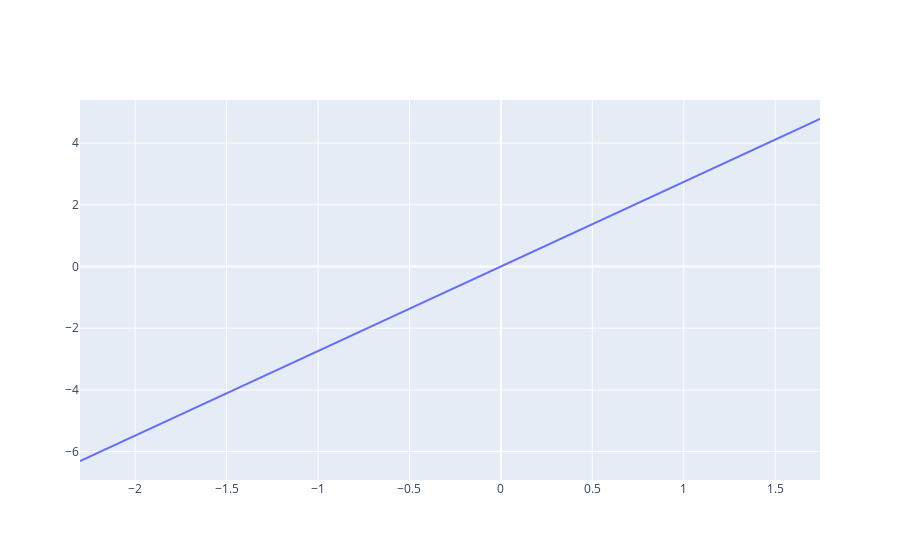

Notebook source saved alongside this figure:
### Code cell
plotting_2(coef)

### Figure 1 — Plotly figure (JSON) as saved in the notebook; plotly's stock layout.template omitted (floating-point values rounded to 4 significant figures)
{"data": [{"mode": "lines", "type": "scatter", "x": [-2.302, -0.7612, -0.5282, 1.745, 0.319, -0.6118, 1.624, 0.8654, -1.073, -0.2494], "y": [-6.303, -2.085, -1.447, 4.779, 0.8738, -1.675, 4.449, 2.37, -2.939, -0.683]}], "layout": {}}
